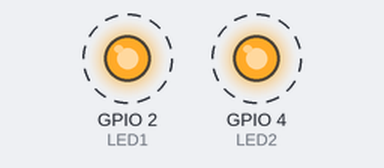
The sketch below on a simulated ESP32. Parts: output pins drawn as LEDs (lit = HIGH). Dashed ring = blinking.

Above: at 0.2 s.
Timing chart, 0 to 4.6 s (numbered marks = the images above):
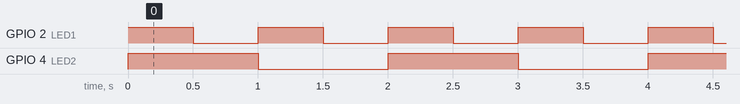

Measured:
- by itself, GPIO 2 (LED1): alternates HIGH for 0.50 s and LOW for 0.50 s
- by itself, GPIO 4 (LED2): alternates HIGH for 1.0 s and LOW for 1.0 s
- by itself, everything shown: repeats every 2.0 s, in 4 steps

The sketch:

ParpadeoMultitarea.ino
```cpp
#include <Arduino.h>


#define LED1 2
#define LED2 4


void Tarea1(void *pvParameters);
void Tarea2(void *pvParameters);

void setup() {

  pinMode(LED1, OUTPUT);
  pinMode(LED2, OUTPUT);


  xTaskCreate(
    Tarea1,
    "Parpadeo500ms",
    2048,
    NULL,
    1,
    NULL
  );


  xTaskCreate(
    Tarea2,
    "Parpadeo1000ms",
    2048,
    NULL,
    1,
    NULL
  );
}

void loop() {

}
void Tarea1(void *pvParameters) {
  (void) pvParameters;
  for(;;) {
    digitalWrite(LED1, HIGH);
    vTaskDelay(500 / portTICK_PERIOD_MS);
    digitalWrite(LED1, LOW);
    vTaskDelay(500 / portTICK_PERIOD_MS);
  }
}

void Tarea2(void *pvParameters) {
  (void) pvParameters;
  for(;;) {
    digitalWrite(LED2, HIGH);
    vTaskDelay(1000 / portTICK_PERIOD_MS);
    digitalWrite(LED2, LOW);
    vTaskDelay(1000 / portTICK_PERIOD_MS);
  }
}
```
